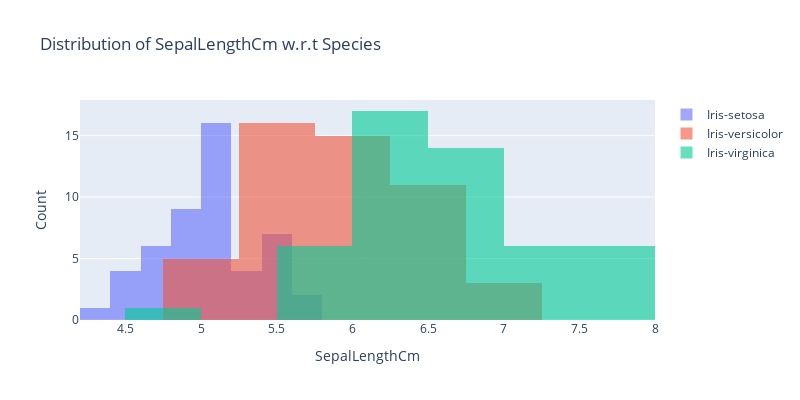
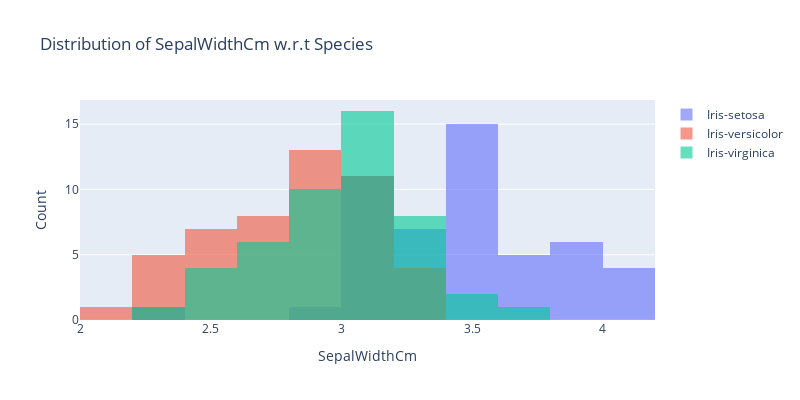
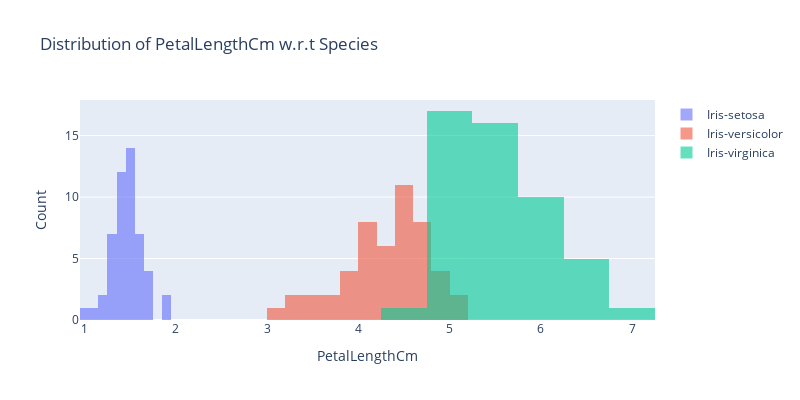

Write notebook code for charts like these, in order.
### Code cell
# For each of these spacies, lets check the distribution w.r.t sepal length-width & petal length-width
import seaborn as sns

for col in data.columns[:-1]:

  fig = go.Figure()

  for species in data['Species'].unique():
    species_data = data.loc[data['Species'] == species][col]
    fig.add_trace(go.Histogram(x=species_data, histfunc='count', name=species, opacity=0.6))

  fig.update_layout(
    title=f'Distribution of {col} w.r.t Species',
    xaxis_title=col,
    yaxis_title='Count',
    barmode='overlay',
    width=800,
    height=400
  )

  fig.show()

### Figure 1 — Plotly figure (JSON) as saved in the notebook; plotly's stock layout.template omitted (floating-point values rounded to 4 significant figures)
{"data": [{"histfunc": "count", "name": "Iris-setosa", "opacity": 0.6, "type": "histogram", "x": [5.1, 4.9, 4.7, 4.6, 5, 5.4, 4.6, 5, 4.4, 4.9, 5.4, 4.8, 4.8, 4.3, 5.8, 5.7, 5.4, 5.1, 5.7, 5.1, 5.4, 5.1, 4.6, 5.1, 4.8, 5, 5, 5.2, 5.2, 4.7, 4.8, 5.4, 5.2, 5.5, 4.9, 5, 5.5, 4.9, 4.4, 5.1, 5, 4.5, 4.4, 5, 5.1, 4.8, 5.1, 4.6, 5.3, 5]}, {"histfunc": "count", "name": "Iris-versicolor", "opacity": 0.6, "type": "histogram", "x": [7, 6.4, 6.9, 5.5, 6.5, 5.7, 6.3, 4.9, 6.6, 5.2, 5, 5.9, 6, 6.1, 5.6, 6.7, 5.6, 5.8, 6.2, 5.6, 5.9, 6.1, 6.3, 6.1, 6.4, 6.6, 6.8, 6.7, 6, 5.7, 5.5, 5.5, 5.8, 6, 5.4, 6, 6.7, 6.3, 5.6, 5.5, 5.5, 6.1, 5.8, 5, 5.6, 5.7, 5.7, 6.2, 5.1, 5.7]}, {"histfunc": "count", "name": "Iris-virginica", "opacity": 0.6, "type": "histogram", "x": [6.3, 5.8, 7.1, 6.3, 6.5, 7.6, 4.9, 7.3, 6.7, 7.2, 6.5, 6.4, 6.8, 5.7, 5.8, 6.4, 6.5, 7.7, 7.7, 6, 6.9, 5.6, 7.7, 6.3, 6.7, 7.2, 6.2, 6.1, 6.4, 7.2, 7.4, 7.9, 6.4, 6.3, 6.1, 7.7, 6.3, 6.4, 6, 6.9, 6.7, 6.9, 5.8, 6.8, 6.7, 6.7, 6.3, 6.5, 6.2, 5.9]}], "layout": {"barmode": "overlay", "height": 400, "title": {"text": "Distribution of SepalLengthCm w.r.t Species"}, "width": 800, "xaxis": {"title": {"text": "SepalLengthCm"}}, "yaxis": {"title": {"text": "Count"}}}}

### Figure 2 — Plotly figure (JSON) as saved in the notebook; plotly's stock layout.template omitted (floating-point values rounded to 4 significant figures)
{"data": [{"histfunc": "count", "name": "Iris-setosa", "opacity": 0.6, "type": "histogram", "x": [3.5, 3, 3.2, 3.1, 3.6, 3.9, 3.4, 3.4, 2.9, 3.1, 3.7, 3.4, 3, 3, 4, 4.05, 3.9, 3.5, 3.8, 3.8, 3.4, 3.7, 3.6, 3.3, 3.4, 3, 3.4, 3.5, 3.4, 3.2, 3.1, 3.4, 4.05, 4.05, 3.1, 3.2, 3.5, 3.1, 3, 3.4, 3.5, 2.3, 3.2, 3.5, 3.8, 3, 3.8, 3.2, 3.7, 3.3]}, {"histfunc": "count", "name": "Iris-versicolor", "opacity": 0.6, "type": "histogram", "x": [3.2, 3.2, 3.1, 2.3, 2.8, 2.8, 3.3, 2.4, 2.9, 2.7, 2.05, 3, 2.2, 2.9, 2.9, 3.1, 3, 2.7, 2.2, 2.5, 3.2, 2.8, 2.5, 2.8, 2.9, 3, 2.8, 3, 2.9, 2.6, 2.4, 2.4, 2.7, 2.7, 3, 3.4, 3.1, 2.3, 3, 2.5, 2.6, 3, 2.6, 2.3, 2.7, 3, 2.9, 2.9, 2.5, 2.8]}, {"histfunc": "count", "name": "Iris-virginica", "opacity": 0.6, "type": "histogram", "x": [3.3, 2.7, 3, 2.9, 3, 3, 2.5, 2.9, 2.5, 3.6, 3.2, 2.7, 3, 2.5, 2.8, 3.2, 3, 3.8, 2.6, 2.2, 3.2, 2.8, 2.8, 2.7, 3.3, 3.2, 2.8, 3, 2.8, 3, 2.8, 3.8, 2.8, 2.8, 2.6, 3, 3.4, 3.1, 3, 3.1, 3.1, 3.1, 2.7, 3.2, 3.3, 3, 2.5, 3, 3.4, 3]}], "layout": {"barmode": "overlay", "height": 400, "title": {"text": "Distribution of SepalWidthCm w.r.t Species"}, "width": 800, "xaxis": {"title": {"text": "SepalWidthCm"}}, "yaxis": {"title": {"text": "Count"}}}}

### Figure 3 — Plotly figure (JSON) as saved in the notebook; plotly's stock layout.template omitted (floating-point values rounded to 4 significant figures)
{"data": [{"histfunc": "count", "name": "Iris-setosa", "opacity": 0.6, "type": "histogram", "x": [1.4, 1.4, 1.3, 1.5, 1.4, 1.7, 1.4, 1.5, 1.4, 1.5, 1.5, 1.6, 1.4, 1.1, 1.2, 1.5, 1.3, 1.4, 1.7, 1.5, 1.7, 1.5, 1, 1.7, 1.9, 1.6, 1.6, 1.5, 1.4, 1.6, 1.6, 1.5, 1.5, 1.4, 1.5, 1.2, 1.3, 1.5, 1.3, 1.5, 1.3, 1.3, 1.3, 1.6, 1.9, 1.4, 1.6, 1.4, 1.5, 1.4]}, {"histfunc": "count", "name": "Iris-versicolor", "opacity": 0.6, "type": "histogram", "x": [4.7, 4.5, 4.9, 4, 4.6, 4.5, 4.7, 3.3, 4.6, 3.9, 3.5, 4.2, 4, 4.7, 3.6, 4.4, 4.5, 4.1, 4.5, 3.9, 4.8, 4, 4.9, 4.7, 4.3, 4.4, 4.8, 5, 4.5, 3.5, 3.8, 3.7, 3.9, 5.1, 4.5, 4.5, 4.7, 4.4, 4.1, 4, 4.4, 4.6, 4, 3.3, 4.2, 4.2, 4.2, 4.3, 3, 4.1]}, {"histfunc": "count", "name": "Iris-virginica", "opacity": 0.6, "type": "histogram", "x": [6, 5.1, 5.9, 5.6, 5.8, 6.6, 4.5, 6.3, 5.8, 6.1, 5.1, 5.3, 5.5, 5, 5.1, 5.3, 5.5, 6.7, 6.9, 5, 5.7, 4.9, 6.7, 4.9, 5.7, 6, 4.8, 4.9, 5.6, 5.8, 6.1, 6.4, 5.6, 5.1, 5.6, 6.1, 5.6, 5.5, 4.8, 5.4, 5.6, 5.1, 5.1, 5.9, 5.7, 5.2, 5, 5.2, 5.4, 5.1]}], "layout": {"barmode": "overlay", "height": 400, "title": {"text": "Distribution of PetalLengthCm w.r.t Species"}, "width": 800, "xaxis": {"title": {"text": "PetalLengthCm"}}, "yaxis": {"title": {"text": "Count"}}}}
